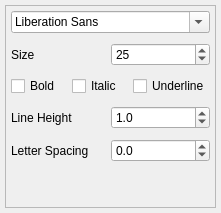
<?xml version="1.0" encoding="UTF-8"?>
<ui version="4.0">
 <class>FontPanel</class>
 <widget class="QFrame" name="FontPanel">
  <property name="geometry">
   <rect>
    <x>0</x>
    <y>0</y>
    <width>221</width>
    <height>213</height>
   </rect>
  </property>
  <property name="sizePolicy">
   <sizepolicy hsizetype="Preferred" vsizetype="Minimum">
    <horstretch>0</horstretch>
    <verstretch>0</verstretch>
   </sizepolicy>
  </property>
  <property name="maximumSize">
   <size>
    <width>16777215</width>
    <height>250</height>
   </size>
  </property>
  <property name="windowTitle">
   <string>Form</string>
  </property>
  <layout class="QVBoxLayout" name="verticalLayout">
   <property name="spacing">
    <number>0</number>
   </property>
   <property name="leftMargin">
    <number>5</number>
   </property>
   <property name="topMargin">
    <number>5</number>
   </property>
   <property name="rightMargin">
    <number>5</number>
   </property>
   <property name="bottomMargin">
    <number>5</number>
   </property>
   <item>
    <widget class="QFrame" name="frame">
     <property name="sizePolicy">
      <sizepolicy hsizetype="Expanding" vsizetype="Expanding">
       <horstretch>0</horstretch>
       <verstretch>0</verstretch>
      </sizepolicy>
     </property>
     <property name="frameShape">
      <enum>QFrame::StyledPanel</enum>
     </property>
     <property name="frameShadow">
      <enum>QFrame::Plain</enum>
     </property>
     <layout class="QVBoxLayout" name="verticalLayout_9">
      <property name="spacing">
       <number>0</number>
      </property>
      <property name="leftMargin">
       <number>0</number>
      </property>
      <property name="topMargin">
       <number>0</number>
      </property>
      <property name="rightMargin">
       <number>0</number>
      </property>
      <property name="bottomMargin">
       <number>0</number>
      </property>
      <item>
       <layout class="QHBoxLayout" name="horizontalLayout_11">
        <property name="leftMargin">
         <number>5</number>
        </property>
        <property name="topMargin">
         <number>5</number>
        </property>
        <property name="rightMargin">
         <number>5</number>
        </property>
        <property name="bottomMargin">
         <number>5</number>
        </property>
        <item>
         <widget class="QFontComboBox2" name="fontComboBox">
          <property name="sizePolicy">
           <sizepolicy hsizetype="Expanding" vsizetype="Fixed">
            <horstretch>0</horstretch>
            <verstretch>0</verstretch>
           </sizepolicy>
          </property>
          <property name="minimumSize">
           <size>
            <width>150</width>
            <height>0</height>
           </size>
          </property>
          <property name="maximumSize">
           <size>
            <width>1500</width>
            <height>16777215</height>
           </size>
          </property>
          <property name="styleSheet">
           <string notr="true"/>
          </property>
          <property name="currentFont">
           <font>
            <family>Helvetica</family>
            <weight>50</weight>
            <bold>false</bold>
           </font>
          </property>
         </widget>
        </item>
       </layout>
      </item>
      <item>
       <layout class="QHBoxLayout" name="horizontalLayout_6">
        <property name="leftMargin">
         <number>5</number>
        </property>
        <property name="topMargin">
         <number>5</number>
        </property>
        <property name="rightMargin">
         <number>5</number>
        </property>
        <property name="bottomMargin">
         <number>5</number>
        </property>
        <item>
         <widget class="QLabel" name="label_3">
          <property name="text">
           <string>Size</string>
          </property>
         </widget>
        </item>
        <item>
         <widget class="QSpinBox" name="fontSizeSpinBox">
          <property name="suffix">
           <string/>
          </property>
          <property name="maximum">
           <number>1000</number>
          </property>
          <property name="value">
           <number>25</number>
          </property>
         </widget>
        </item>
       </layout>
      </item>
      <item>
       <layout class="QHBoxLayout" name="horizontalLayout_12">
        <property name="leftMargin">
         <number>5</number>
        </property>
        <property name="topMargin">
         <number>5</number>
        </property>
        <property name="rightMargin">
         <number>5</number>
        </property>
        <property name="bottomMargin">
         <number>5</number>
        </property>
        <item>
         <widget class="QCheckBox" name="boldCheckBox">
          <property name="text">
           <string>Bold</string>
          </property>
         </widget>
        </item>
        <item>
         <widget class="QCheckBox" name="italicCheckBox">
          <property name="text">
           <string>Italic</string>
          </property>
         </widget>
        </item>
        <item>
         <widget class="QCheckBox" name="underlineCheckBox">
          <property name="text">
           <string>Underline</string>
          </property>
         </widget>
        </item>
       </layout>
      </item>
      <item>
       <layout class="QHBoxLayout" name="horizontalLayout_10">
        <property name="leftMargin">
         <number>5</number>
        </property>
        <property name="topMargin">
         <number>5</number>
        </property>
        <property name="rightMargin">
         <number>5</number>
        </property>
        <property name="bottomMargin">
         <number>5</number>
        </property>
        <item>
         <widget class="QLabel" name="label_5">
          <property name="text">
           <string>Line Height</string>
          </property>
         </widget>
        </item>
        <item>
         <widget class="QDoubleSpinBox" name="lineHeightSpinBox">
          <property name="decimals">
           <number>1</number>
          </property>
          <property name="singleStep">
           <double>0.100000000000000</double>
          </property>
          <property name="value">
           <double>1.000000000000000</double>
          </property>
         </widget>
        </item>
       </layout>
      </item>
      <item>
       <layout class="QHBoxLayout" name="horizontalLayout_13">
        <property name="leftMargin">
         <number>5</number>
        </property>
        <property name="topMargin">
         <number>5</number>
        </property>
        <property name="rightMargin">
         <number>5</number>
        </property>
        <property name="bottomMargin">
         <number>5</number>
        </property>
        <item>
         <widget class="QLabel" name="label_7">
          <property name="text">
           <string>Letter Spacing</string>
          </property>
         </widget>
        </item>
        <item>
         <widget class="QDoubleSpinBox" name="letterSpacingSpinBox">
          <property name="decimals">
           <number>1</number>
          </property>
          <property name="minimum">
           <double>-1000.000000000000000</double>
          </property>
          <property name="maximum">
           <double>1000.000000000000000</double>
          </property>
          <property name="singleStep">
           <double>0.100000000000000</double>
          </property>
         </widget>
        </item>
       </layout>
      </item>
      <item>
       <spacer name="verticalSpacer">
        <property name="orientation">
         <enum>Qt::Vertical</enum>
        </property>
        <property name="sizeHint" stdset="0">
         <size>
          <width>20</width>
          <height>40</height>
         </size>
        </property>
       </spacer>
      </item>
     </layout>
    </widget>
   </item>
  </layout>
 </widget>
 <customwidgets>
  <customwidget>
   <class>QFontComboBox2</class>
   <extends>QFontComboBox</extends>
   <header>widgets/components/qfontcombobox2.h</header>
  </customwidget>
 </customwidgets>
 <resources/>
 <connections/>
</ui>
